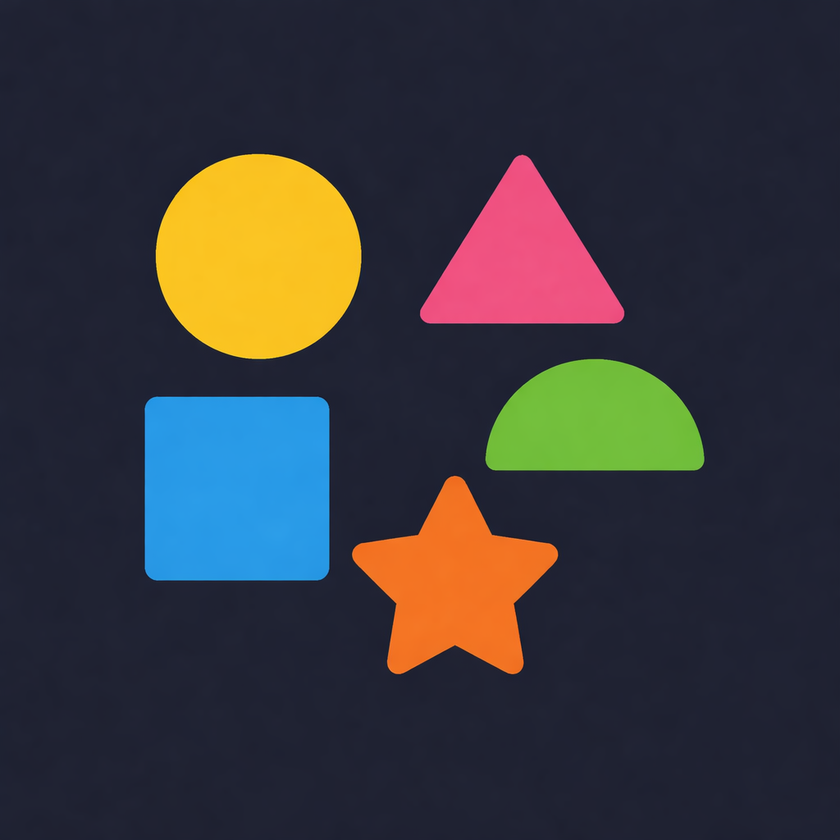
#> input picture Image5.png, 840 x 840 px, shrunk from 1024 x 1024 before the run
$ python C26_Connectivity.py
#> lines starting #> are read from the running program, lines starting #| are printed output that depends on the picture; after the words box and inside, x2 and y2 are one past the last pixel; in counts of white or black regions, pixels touching at a corner belong together
import cv2
import numpy as np


img = cv2.imread("Image5.png", 0)
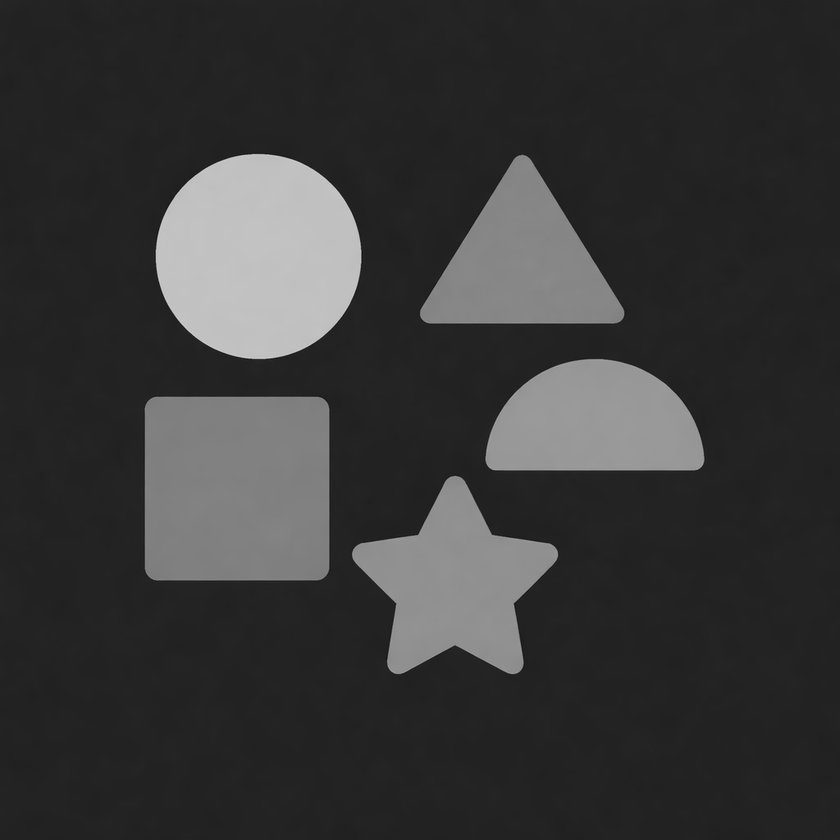
#> img: shape (840, 840); min 18, max 209, mean 55.8

_, binary = cv2.threshold(img, 120, 255, cv2.THRESH_BINARY)
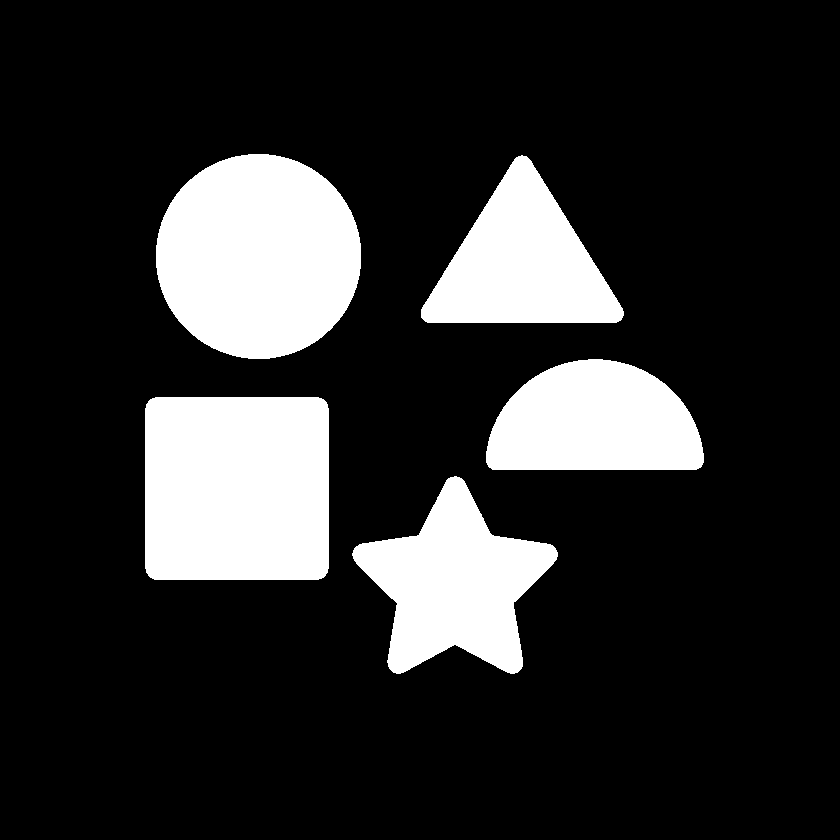
#> binary: shape (840, 840); 17.9% white; 5 white regions, box (x1, y1, x2, y2) and area: (145, 397, 329, 580) 33522, (156, 154, 361, 359) 33120, (352, 476, 558, 674) 21371, (486, 359, 704, 470) 19169, (421, 155, 624, 323) 19121

# Connected components
num_labels, labels = cv2.connectedComponents(binary, connectivity=8)
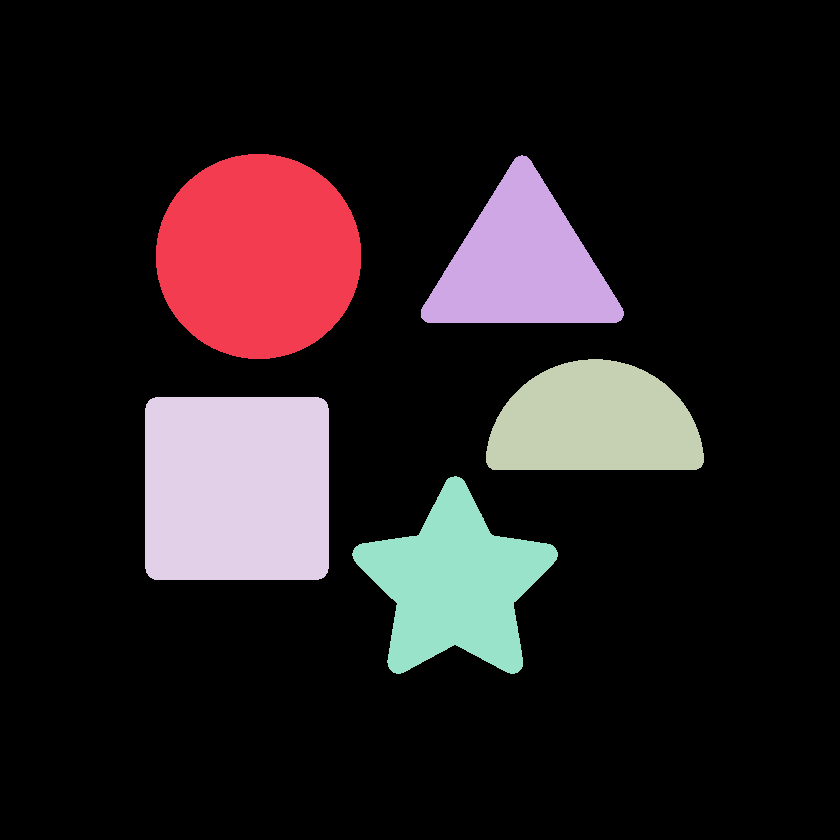
#> labels: shape (840, 840) int32; 6 distinct labels, from 0 to 5; one colour per label, 0 black
#> num_labels = 6

print("Number of connected components:", num_labels)
#| Number of connected components: 6

# Color each component
output = np.zeros((binary.shape[0], binary.shape[1], 3), dtype=np.uint8)

for i in range(1, num_labels):
    mask = labels == i
    output[mask] = np.random.randint(0,255,3)
#> this loop made 5 passes
#> pass 1, `mask = labels == i`:
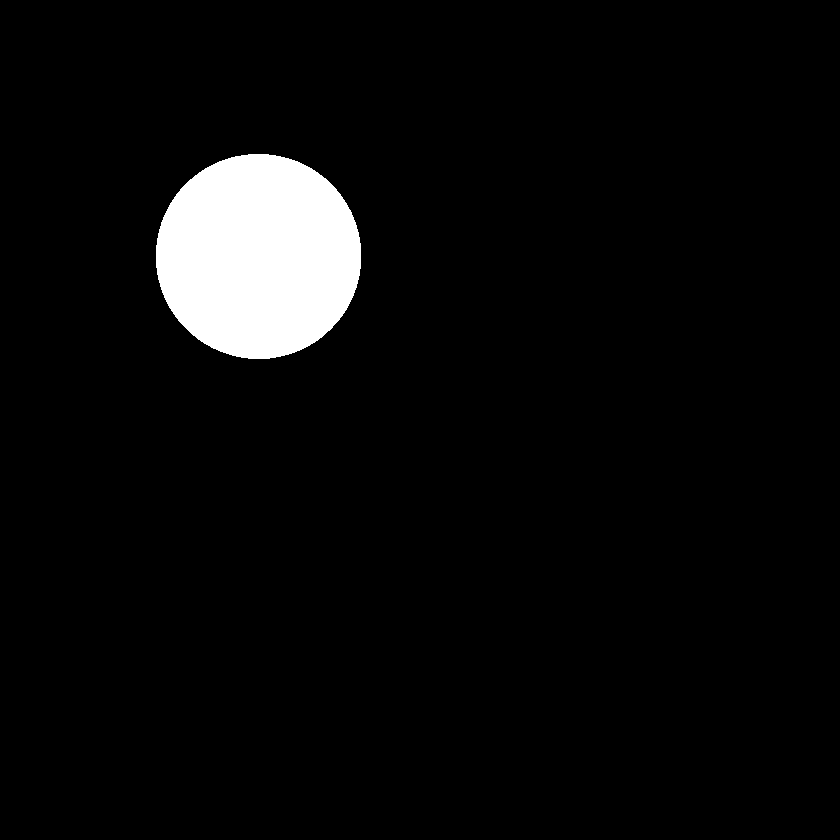
#> mask: shape (840, 840) bool; 4.7% white; 1 white region, box (x1, y1, x2, y2) and area: (156, 154, 361, 359) 33120
#> pass 3, `mask = labels == i`:
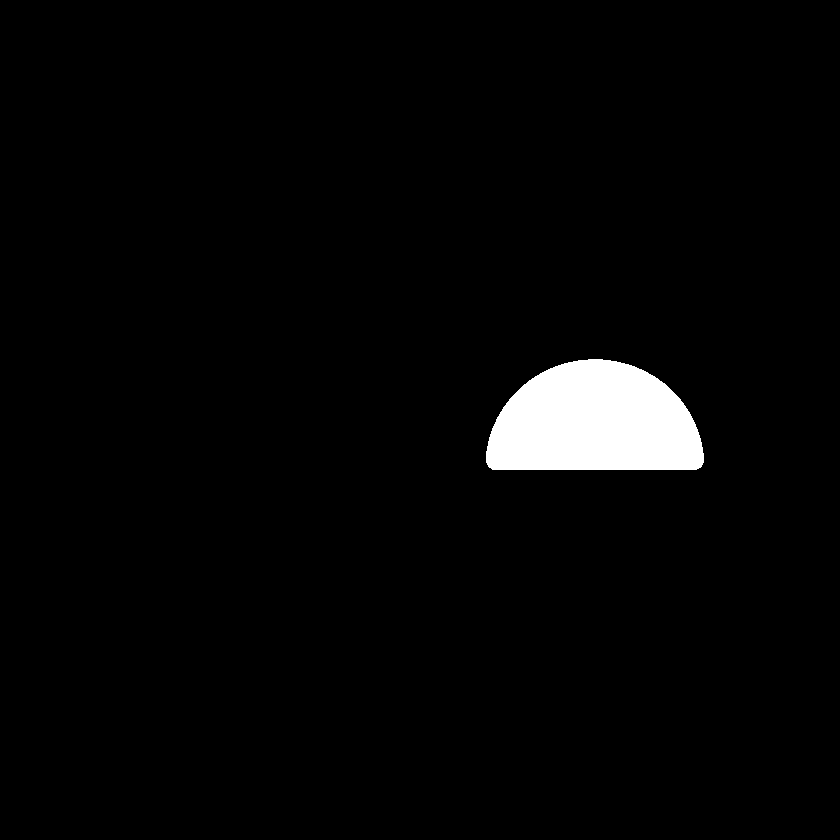
#> mask: shape (840, 840) bool; 2.7% white; 1 white region, box (x1, y1, x2, y2) and area: (486, 359, 704, 470) 19169
#> after the loop:
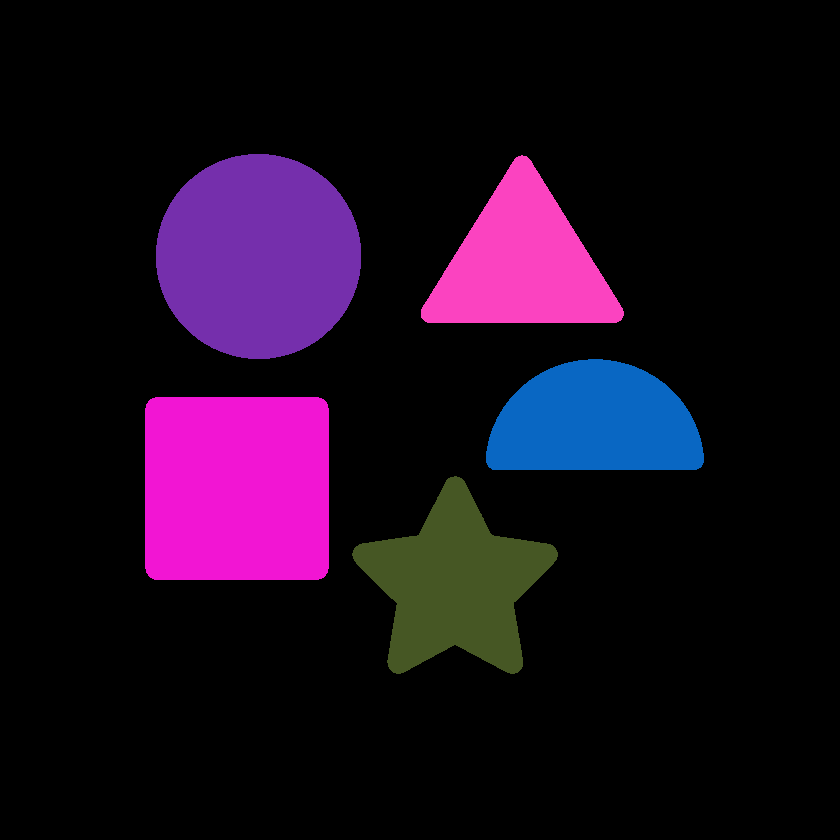
#> output: shape (840, 840, 3); mean of channels 0, 1, 2 29.7, 10.5, 26.2; drawn as B, G, R

cv2.imshow("Connected Regions", output)
cv2.waitKey(0)
cv2.destroyAllWindows()

$ run again, with Image3.png copied over Image5.png
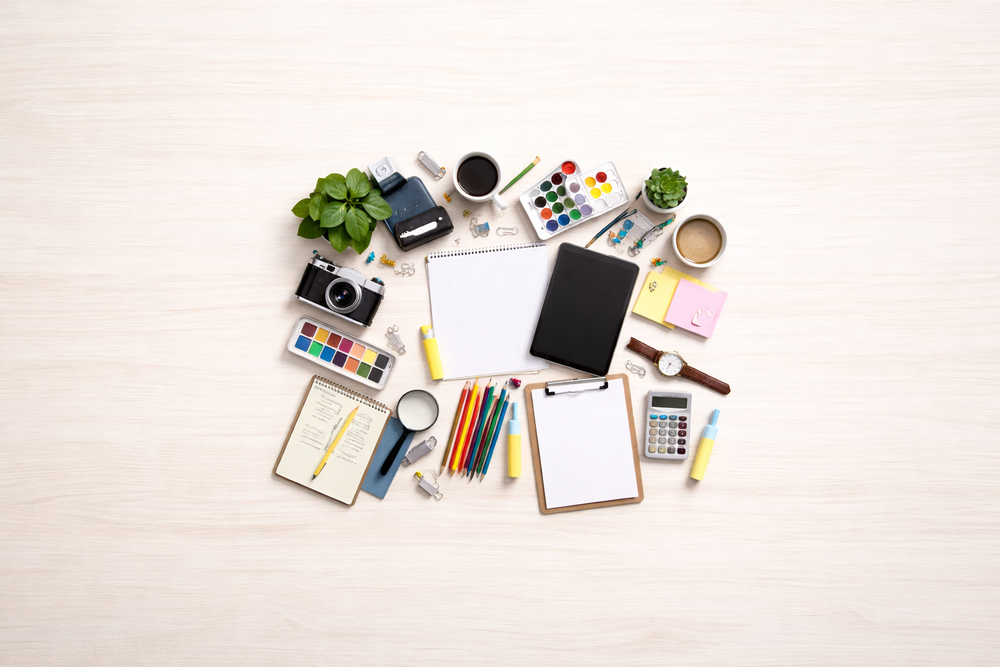
#> input picture Image3.png, 1000 x 667 px, shrunk from 1536 x 1024 before the run
#> binary: shape (667, 1000); 94.8% white; 279 black regions (217 under 20 px), largest, box (x1, y1, x2, y2) and area: (529, 243, 639, 378) 9715, (292, 172, 454, 257) 7756, (295, 250, 383, 328) 2712
#> `num_labels, labels = cv2.connectedComponents(binary, connectivity=8)`:
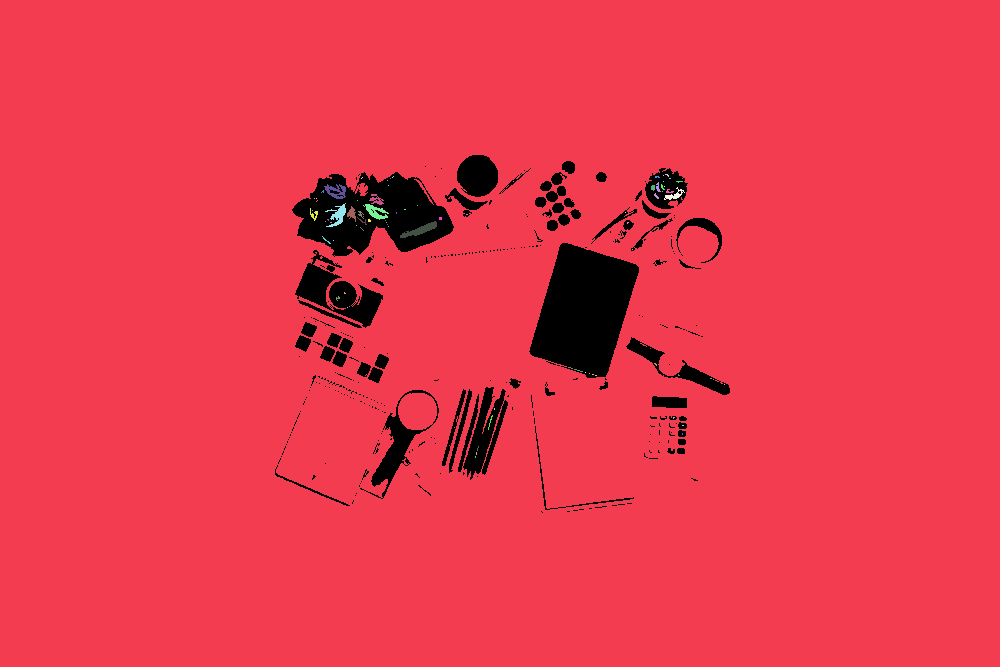
#> labels: shape (667, 1000) int32; 82 distinct labels, from 0 to 81; one colour per label, 0 black
#> num_labels = 82
#| Number of connected components: 82
#> after the loop `for i in range(1, num_labels):`:
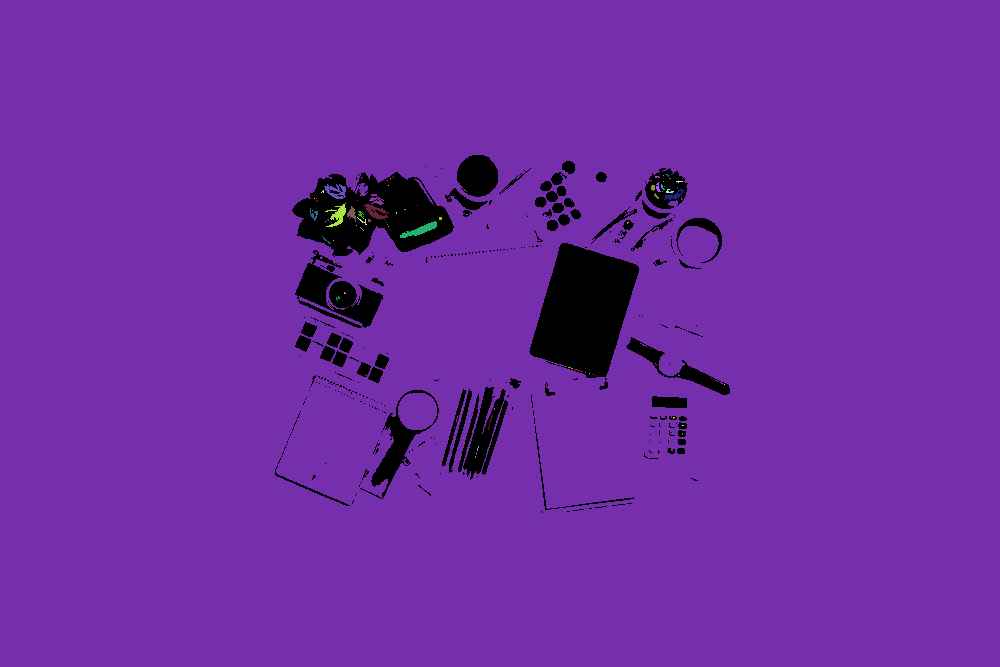
#> output: shape (667, 1000, 3); mean of channels 0, 1, 2 163, 44.7, 110.9; drawn as B, G, R

$ run again, with Image4.png copied over Image5.png
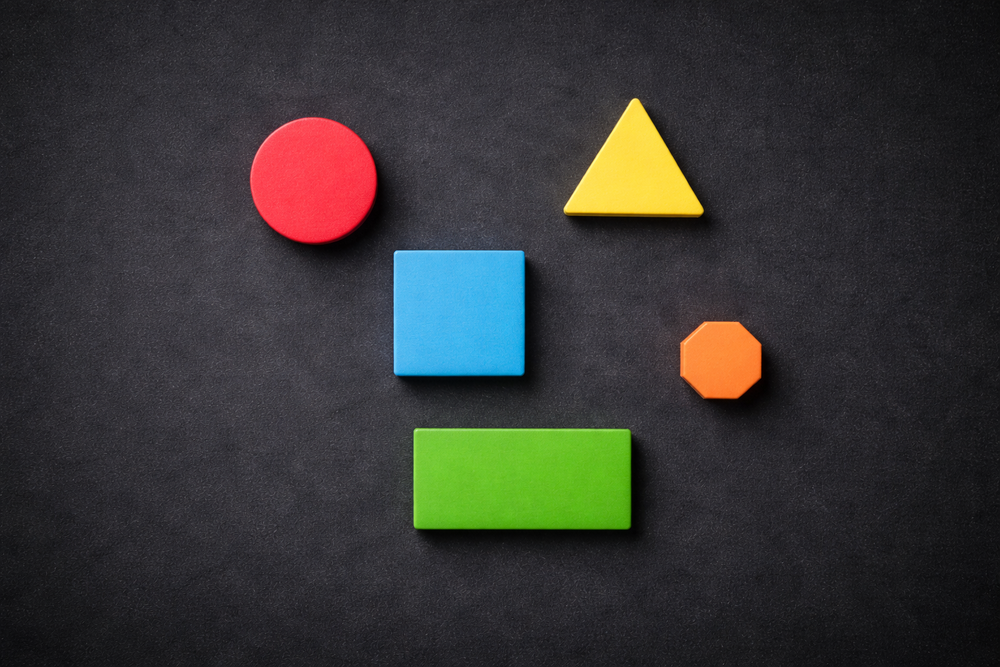
#> input picture Image4.png, 1000 x 667 px, shrunk from 1536 x 1024 before the run
#> binary: shape (667, 1000); 8.6% white; 140 white regions (134 under 20 px), largest, box (x1, y1, x2, y2) and area: (413, 428, 630, 528) 21051, (394, 250, 524, 374) 15878, (563, 98, 704, 215) 8748, (250, 118, 360, 230) 6163, (680, 322, 761, 398) 5029, (345, 157, 362, 175) 96
#> `num_labels, labels = cv2.connectedComponents(binary, connectivity=8)`:
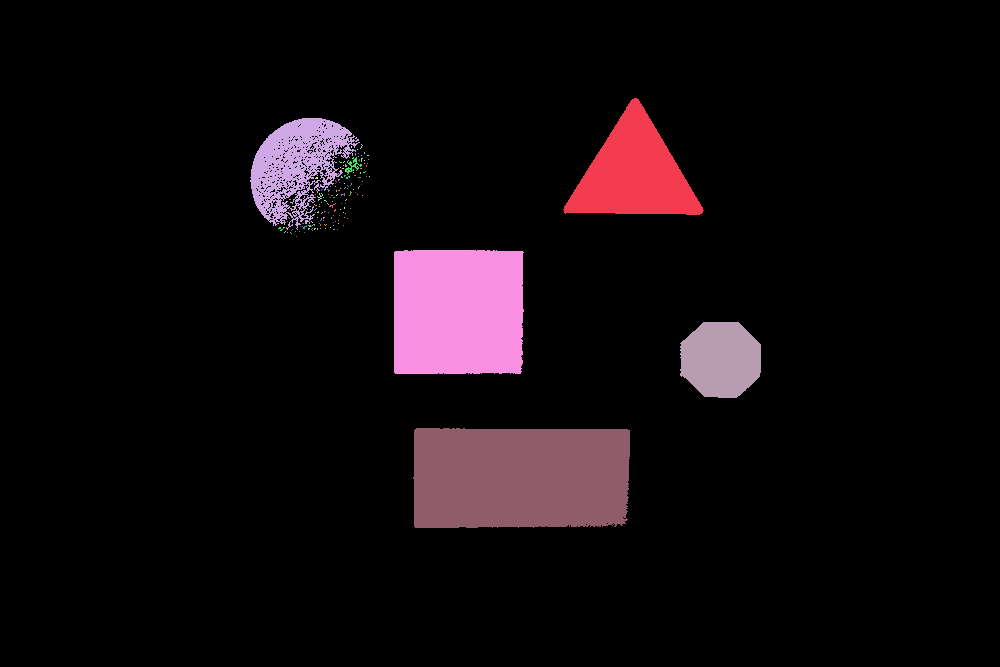
#> labels: shape (667, 1000) int32; 141 distinct labels, from 0 to 140; one colour per label, 0 black
#> num_labels = 141
#| Number of connected components: 141
#> after the loop `for i in range(1, num_labels):`:
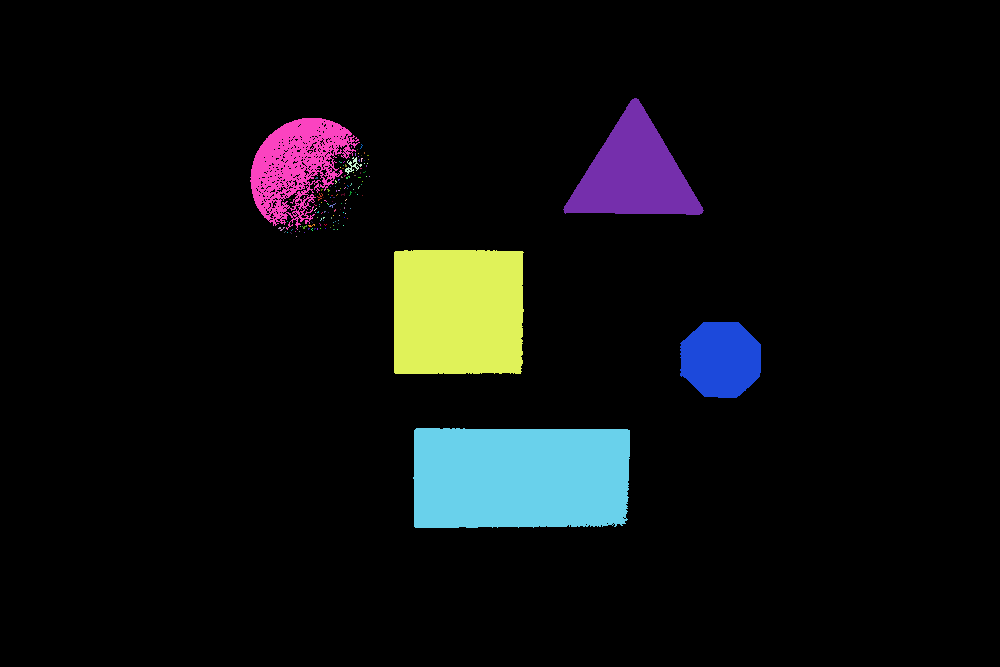
#> output: shape (667, 1000, 3); mean of channels 0, 1, 2 15.3, 14.2, 12.8; drawn as B, G, R
